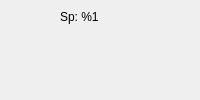
       <widget class="QWidget" name="page_learn">
        <property name="styleSheet">
         <string notr="true">#page_learn{background-image: url(:/CC/images/inventory/background.jpg);}
</string>
        </property>
        <layout class="QHBoxLayout" name="horizontalLayout_35">
         <property name="spacing">
          <number>0</number>
         </property>
         <property name="leftMargin">
          <number>0</number>
         </property>
         <property name="topMargin">
          <number>0</number>
         </property>
         <property name="rightMargin">
          <number>0</number>
         </property>
         <property name="bottomMargin">
          <number>0</number>
         </property>
         <item>
          <widget class="QFrame" name="learn_layout">
           <property name="styleSheet">
            <string notr="true">#learn_layout{background-image: url(:/CC/images/interface/learn.png);}</string>
           </property>
           <widget class="QToolButton" name="learnQuit">
            <property name="geometry">
             <rect>
              <x>770</x>
              <y>560</y>
              <width>22</width>
              <height>25</height>
             </rect>
            </property>
            <property name="minimumSize">
             <size>
              <width>22</width>
              <height>25</height>
             </size>
            </property>
            <property name="maximumSize">
             <size>
              <width>22</width>
              <height>25</height>
             </size>
            </property>
            <property name="styleSheet">
             <string notr="true">QToolButton::hover {
background-position:left center;
}
QToolButton::pressed {
background-position:left bottom;
}
QToolButton { 
background-image: url(:/CC/images/interface/quit.png);
border-image: url(:/CC/images/empty.png);
}</string>
            </property>
           </widget>
           <widget class="QLabel" name="label_16">
            <property name="geometry">
             <rect>
              <x>360</x>
              <y>5</y>
              <width>357</width>
              <height>51</height>
             </rect>
            </property>
            <property name="minimumSize">
             <size>
              <width>357</width>
              <height>51</height>
             </size>
            </property>
            <property name="maximumSize">
             <size>
              <width>357</width>
              <height>51</height>
             </size>
            </property>
            <property name="font">
             <font>
              <pointsize>22</pointsize>
             </font>
            </property>
            <property name="styleSheet">
             <string notr="true">background-image: url(:/CC/images/inventory/type.png);
color: rgb(0, 0, 0);</string>
            </property>
            <property name="text">
             <string>Learn</string>
            </property>
            <property name="alignment">
             <set>Qt::AlignCenter</set>
            </property>
           </widget>
           <widget class="QLabel" name="learnDescription">
            <property name="geometry">
             <rect>
              <x>10</x>
              <y>510</y>
              <width>661</width>
              <height>81</height>
             </rect>
            </property>
            <property name="styleSheet">
             <string notr="true">color: rgb(0, 0, 0);</string>
            </property>
            <property name="text">
             <string>Select attack to learn</string>
            </property>
            <property name="wordWrap">
             <bool>true</bool>
            </property>
           </widget>
           <widget class="QPushButton" name="learnValidate">
            <property name="geometry">
             <rect>
              <x>680</x>
              <y>510</y>
              <width>110</width>
              <height>25</height>
             </rect>
            </property>
            <property name="minimumSize">
             <size>
              <width>110</width>
              <height>25</height>
             </size>
            </property>
            <property name="maximumSize">
             <size>
              <width>110</width>
              <height>25</height>
             </size>
            </property>
            <property name="styleSheet">
             <string notr="true">QPushButton::hover {
background-position:left center;
}
QPushButton::pressed {
background-position:left bottom;
}
QPushButton { 
background-image: url(:/CC/images/interface/button-generic.png);
border-image: url(:/CC/images/empty.png);
color: rgb(255, 255, 255);
padding-left:4px;
padding-right:4px;
padding-top:8px;
padding-bottom:3px;
}</string>
            </property>
            <property name="text">
             <string>Learn</string>
            </property>
           </widget>
           <widget class="QLabel" name="learnMonster">
            <property name="geometry">
             <rect>
              <x>30</x>
              <y>170</y>
              <width>160</width>
              <height>160</height>
             </rect>
            </property>
            <property name="minimumSize">
             <size>
              <width>160</width>
              <height>160</height>
             </size>
            </property>
            <property name="maximumSize">
             <size>
              <width>160</width>
              <height>160</height>
             </size>
            </property>
            <property name="pixmap">
             <pixmap resource="../fight/resources/client-resources-fight.qrc">:/CC/images/monsters/default/front.png</pixmap>
            </property>
            <property name="alignment">
             <set>Qt::AlignCenter</set>
            </property>
           </widget>
           <widget class="QListWidget" name="learnAttackList">
            <property name="geometry">
             <rect>
              <x>250</x>
              <y>70</y>
              <width>531</width>
              <height>391</height>
             </rect>
            </property>
            <property name="styleSheet">
             <string notr="true">#learnAttackList{background-image: url(:/CC/images/empty.png);color: rgb(0, 0, 0);}</string>
            </property>
            <property name="frameShape">
             <enum>QFrame::NoFrame</enum>
            </property>
           </widget>
           <widget class="QLabel" name="learnSP">
            <property name="geometry">
             <rect>
              <x>60</x>
              <y>10</y>
              <width>57</width>
              <height>14</height>
             </rect>
            </property>
            <property name="styleSheet">
             <string notr="true">color: rgb(0, 0, 0);</string>
            </property>
            <property name="text">
             <string notr="true">Sp: %1</string>
            </property>
           </widget>
           <widget class="QLabel" name="learnInfo">
            <property name="geometry">
             <rect>
              <x>16</x>
              <y>340</y>
              <width>191</width>
              <height>61</height>
             </rect>
            </property>
            <property name="styleSheet">
             <string notr="true">color: rgb(0, 0, 0);</string>
            </property>
            <property name="alignment">
             <set>Qt::AlignHCenter|Qt::AlignTop</set>
            </property>
           </widget>
          </widget>
         </item>
        </layout>
       </widget>
